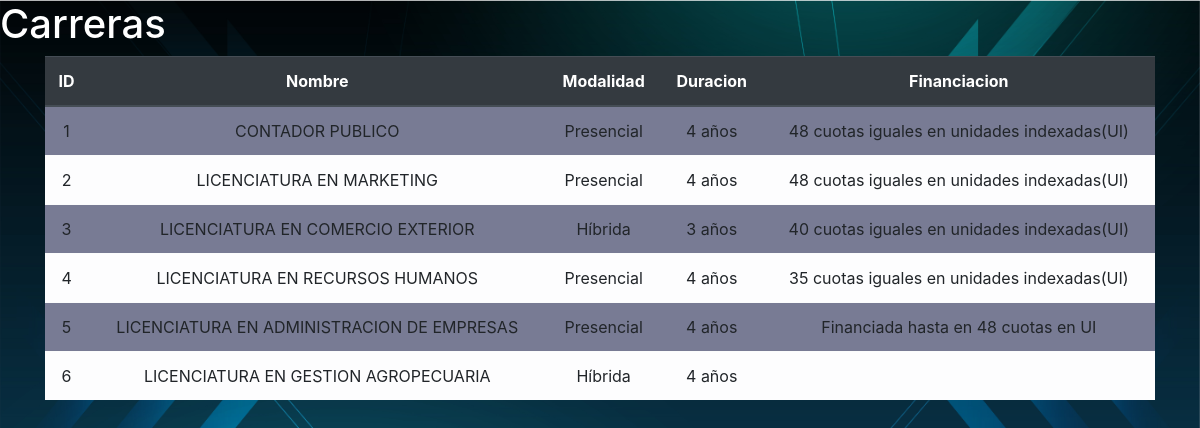
/app/carreras/, run on the app's committed database.
### app/models.py (models this page shows, shortened)
class Carrera(models.Model):
    nombre = models.CharField(max_length=50)
    modalidad = models.CharField(max_length=20)
    duracion = models.TextField(max_length=20)
    financiacion = models.TextField()

### app/views.py (the view)
# urls.py: path('carreras/', carreras, name="carreras"),
def carreras(request):
    ctx = {"carreras": Carrera.objects.all() }
    return render(request, "app/carreras.html", ctx)

### app/templates/app/carreras.html (shortened to what this page needs)
{% load static %}
<!DOCTYPE html>
<html lang="en">
<head>
  <link rel="stylesheet" href="https://maxcdn.bootstrapcdn.com/bootstrap/4.3.1/css/bootstrap.min.css">
</head>
<h1>Carreras</h1>
<body style="background-image: url('{% static 'app/assets/fondo.jpg' %}'); background-size: cover; color: white;"></body>
<body>
    <div class="container">
        <table class="table table-striped table-light">
          <thead class="thead-dark">
            <tr>
              <th scope="col">ID</th>
              <th scope="col">Nombre</th>
              <th scope="col">Modalidad</th>
              <th scope="col">Duracion</th>
              <th scope="col">Financiacion</th>
            </tr>
          </thead>
          <tbody>
              {% for carrera in carreras %}
              <tr>
                  <td>{{ carrera.id }}</td>
                  <td>{{ carrera.nombre }}</td>
                  <td>{{ carrera.modalidad }}</td>
                  <td>{{ carrera.duracion }}</td>
                  <td>{{ carrera.financiacion }}</td>
              </tr>
              {% endfor %}
          </tbody>
        </table>
      </div>
    </body>
  </body>
    </html>

### app/templates/app/carreras.html (style rules this page uses)
.container { text-align: center; }
.table-striped tbody tr:nth-of-type(odd) { background-color: rgb(120, 123, 148); }

### data on the page
Carrera: id "1", nombre "CONTADOR PUBLICO", modalidad "Presencial", duracion "4 años", financiacion "48 cuotas iguales en unidades indexadas(UI)"
Carrera: id "2", nombre "LICENCIATURA EN MARKETING", modalidad "Presencial", duracion "4 años", financiacion "48 cuotas iguales en unidades indexadas(UI)"
Carrera: id "3", nombre "LICENCIATURA EN COMERCIO EXTERIOR", modalidad "Híbrida", duracion "3 años", financiacion "40 cuotas iguales en unidades indexadas(UI)"
Carrera: id "4", nombre "LICENCIATURA EN RECURSOS HUMANOS", modalidad "Presencial", duracion "4 años", financiacion "35 cuotas iguales en unidades indexadas(UI)"
Carrera: id "5", nombre "LICENCIATURA EN ADMINISTRACION DE EMPRESAS", modalidad "Presencial", duracion "4 años", financiacion "Financiada hasta en 48 cuotas en UI"
Carrera: id "6", nombre "LICENCIATURA EN GESTION AGROPECUARIA", modalidad "Híbrida", duracion "4 años"
